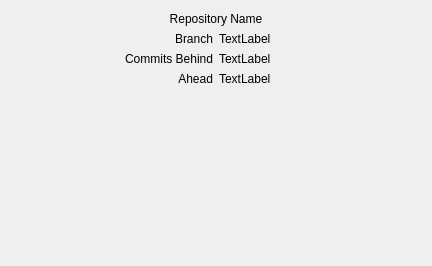
<?xml version="1.0" encoding="UTF-8"?>
<ui version="4.0">
 <class>HostForm</class>
 <widget class="QWidget" name="HostForm">
  <property name="geometry">
   <rect>
    <x>0</x>
    <y>0</y>
    <width>432</width>
    <height>266</height>
   </rect>
  </property>
  <property name="windowTitle">
   <string>Form</string>
  </property>
  <layout class="QHBoxLayout" name="horizontalLayout_3">
   <property name="leftMargin">
    <number>0</number>
   </property>
   <property name="topMargin">
    <number>0</number>
   </property>
   <property name="rightMargin">
    <number>0</number>
   </property>
   <property name="bottomMargin">
    <number>0</number>
   </property>
   <item>
    <widget class="QWidget" name="behindFrame" native="true">
     <layout class="QHBoxLayout" name="horizontalLayout_2">
      <property name="leftMargin">
       <number>4</number>
      </property>
      <property name="topMargin">
       <number>4</number>
      </property>
      <property name="rightMargin">
       <number>4</number>
      </property>
      <property name="bottomMargin">
       <number>4</number>
      </property>
      <item>
       <widget class="QWidget" name="aheadFrame" native="true">
        <layout class="QHBoxLayout" name="horizontalLayout">
         <property name="leftMargin">
          <number>4</number>
         </property>
         <property name="topMargin">
          <number>4</number>
         </property>
         <property name="rightMargin">
          <number>4</number>
         </property>
         <property name="bottomMargin">
          <number>4</number>
         </property>
         <item>
          <widget class="QWidget" name="mainContainer" native="true">
           <layout class="QGridLayout" name="gridLayout">
            <property name="leftMargin">
             <number>4</number>
            </property>
            <property name="topMargin">
             <number>4</number>
            </property>
            <property name="rightMargin">
             <number>4</number>
            </property>
            <property name="bottomMargin">
             <number>4</number>
            </property>
            <item row="2" column="0">
             <widget class="QLabel" name="branchL">
              <property name="text">
               <string>Branch</string>
              </property>
              <property name="alignment">
               <set>Qt::AlignRight|Qt::AlignTrailing|Qt::AlignVCenter</set>
              </property>
             </widget>
            </item>
            <item row="1" column="0" colspan="2">
             <widget class="QLabel" name="repoNameL">
              <property name="text">
               <string>Repository Name</string>
              </property>
              <property name="alignment">
               <set>Qt::AlignCenter</set>
              </property>
             </widget>
            </item>
            <item row="3" column="1">
             <widget class="QLabel" name="commitsBehindValue">
              <property name="text">
               <string>TextLabel</string>
              </property>
             </widget>
            </item>
            <item row="4" column="0">
             <widget class="QLabel" name="commitsAheadL">
              <property name="text">
               <string>Ahead</string>
              </property>
              <property name="alignment">
               <set>Qt::AlignRight|Qt::AlignTrailing|Qt::AlignVCenter</set>
              </property>
             </widget>
            </item>
            <item row="4" column="1">
             <widget class="QLabel" name="commitsAheadValue">
              <property name="text">
               <string>TextLabel</string>
              </property>
             </widget>
            </item>
            <item row="3" column="0">
             <widget class="QLabel" name="commitsBehindL">
              <property name="text">
               <string>Commits Behind</string>
              </property>
              <property name="alignment">
               <set>Qt::AlignRight|Qt::AlignTrailing|Qt::AlignVCenter</set>
              </property>
             </widget>
            </item>
            <item row="2" column="1">
             <widget class="QLabel" name="branchValue">
              <property name="text">
               <string>TextLabel</string>
              </property>
             </widget>
            </item>
            <item row="5" column="0">
             <spacer name="verticalSpacer">
              <property name="orientation">
               <enum>Qt::Vertical</enum>
              </property>
              <property name="sizeHint" stdset="0">
               <size>
                <width>20</width>
                <height>40</height>
               </size>
              </property>
             </spacer>
            </item>
           </layout>
          </widget>
         </item>
        </layout>
       </widget>
      </item>
     </layout>
    </widget>
   </item>
  </layout>
 </widget>
 <resources/>
 <connections/>
</ui>
